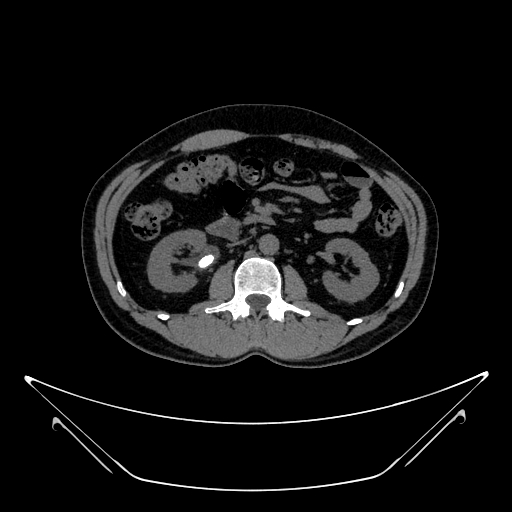
%> input picture codekidneySTONE/kidneyStonedataset(CT images)/Stone- (10).jpg, 512 x 512 px
$ octave --eval "result = ZOAclass(imread('../kidneyStonedataset(CT images)/Stone- (10).jpg'));"   (GNU Octave 9; MATLAB toolbox functions it lacks are replaced by stand-ins)
%> lines starting %> are read from the running program, lines starting %| are printed output that depends on the picture; in (x1, y1, x2, y2) boxes, pixels count from 0 and x2, y2 are one past the last pixel; in counts of white or black regions, pixels touching at a corner belong together; the program's own positions count from 1
function[abnormal,abnormalOutlineInserted,max_area]=ZOAclass(inp)
inp = uint8(inp);
%> inp is the input picture: size 512x512x3 uint8; min 0, max 255, mean 18.8
inp=imresize(inp,[256,256]);
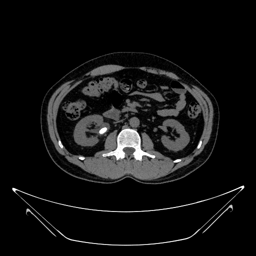
%> inp: size 256x256x3 uint8; min 0, max 255, mean 18.9
if size(inp,3)>1
    inp=rgb2gray(inp);
%> inp: size 256x256 uint8
end
sout=imresize(inp,[256,256]);
t0=60;
th=t0+((max(inp(:))+min(inp(:)))./2);
%> th = 188
for i=1:1:size(inp,1)
    for j=1:1:size(inp,2)
        if inp(i,j)>th
            sout(i,j)=1;
        else
            sout(i,j)=0;
        end
    end
end
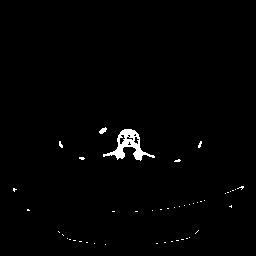
%> sout: size 256x256 uint8; values 0 (black) and 1 (white), 1.1% white; 45 white regions (43 under 20 px)

sout=imresize(inp,[256,256]);
t0=60;
th=t0+((max(inp(:))+min(inp(:)))./2);
for i=1:1:size(inp,1)
    for j=1:1:size(inp,2)
        if inp(i,j)>th
            sout(i,j)=1;
        else
            sout(i,j)=0;
        end
    end
end

label=bwlabel(sout);
%> label: size 256x256 double; 46 distinct labels, from 0 to 45
stats=regionprops(logical(sout),'Solidity','Area','BoundingBox');
%> stats = 45 regions; largest, box (x1, y1, x2, y2), Area and Solidity: (103, 129, 155, 161) 558 0.525, (99, 127, 107, 134) 33 0.917, (59, 141, 63, 148) 18 0.857, (198, 141, 202, 148) 17 0.85, (79, 157, 85, 160) 14 0.933
density=[stats.Solidity];
%> density = 45 values, max 1 at index 2, min 0.525 at index 14, mean 0.96
area=[stats.Area];
%> area = 45 values, max 558 at index 14, min 1 at index 6, mean 16.62
high_dense_area=density>0.6;
%> high_dense_area = 45 logical values, 44 true
max_area=max(area(high_dense_area));
%> max_area = 33
abnormal_label=find(area==max_area);
%> abnormal_label = 13
abnormal=ismember(label,abnormal_label);
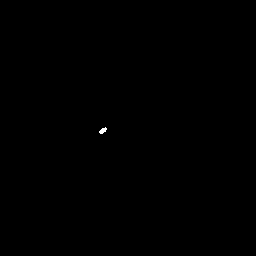
%> abnormal: size 256x256 logical; 0.05% white; 1 white region

if max_area>100
    h = msgbox('Kindney disease present!!','Abnormalities detected','error');
   disp('Kindney disease present');
else if max_area>50
    h = msgbox('kidney disease may occur in Future!!','No abnormalities present now','warn');
    disp('kidney disease may occur in Future');

    else
        h = msgbox('No possible symptoms for kidney disease in Future!!','No abnormalities present');
    disp('No possible symptoms for kidney disease in Future');
    end
end

box = stats(abnormal_label);
%> box = 1 region; box (x1, y1, x2, y2), Area and Solidity: (99, 127, 107, 134) 33 0.917
wantedBox = box.BoundingBox;
%> wantedBox = [99.5 127.5 8 7]
dilationAmount = 5;
rad = floor(dilationAmount);
[r,c] = size(abnormal);
%> r = 256; c = 256
filledImage = imfill(abnormal, 'holes');

for i=1:r
   for j=1:c
       x1=i-rad;
       x2=i+rad;
       y1=j-rad;
       y2=j+rad;
       if x1<1
           x1=1;
       end
       if x2>r
           x2=r;
       end
       if y1<1
           y1=1;
       end
       if y2>c
           y2=c;
       end
       erodedImage(i,j) = min(min(filledImage(x1:x2,y1:y2)));
   end
end
%> erodedImage: size 256x256 logical; every value is 0
abnormalOutline=abnormal;
abnormalOutline(erodedImage)=0;
rgb = inp(:,:,[1 1 1]);
red = rgb(:,:,1);
red(abnormalOutline)=255;
%> red: size 256x256 uint8; min 0, max 255, mean 18.9; mean of the top-left, top-right, bottom-left and bottom-right quarters 14.5, 13.4, 23.4, 24.2
green = rgb(:,:,2);
green(abnormalOutline)=0;
%> green: size 256x256 uint8; min 0, max 255, mean 18.7
blue = rgb(:,:,3);
blue(abnormalOutline)=0;
abnormalOutlineInserted(:,:,1) = red;
abnormalOutlineInserted(:,:,2) = green;
abnormalOutlineInserted(:,:,3) = blue;

$ run again, on codekidneySTONE/kidneyStonedataset(CT images)/Stone- (1017).jpg
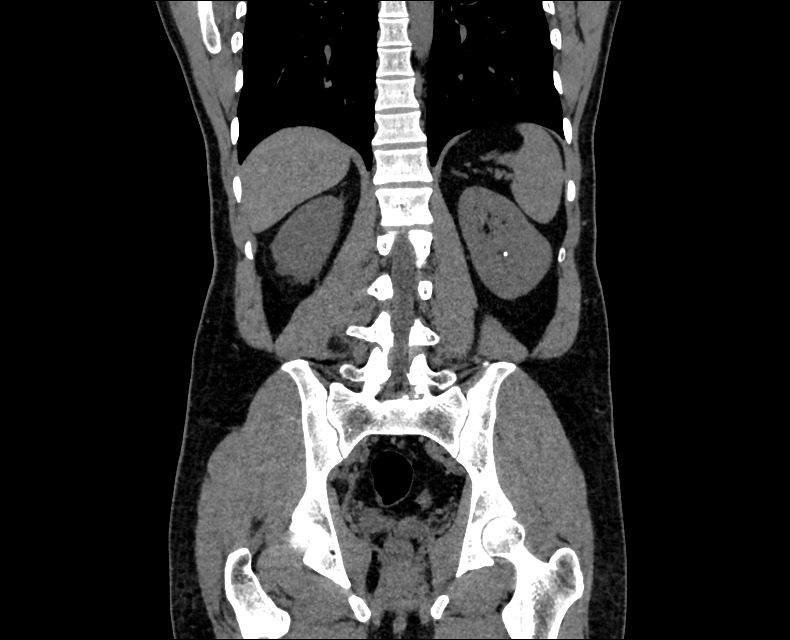
%> input picture codekidneySTONE/kidneyStonedataset(CT images)/Stone- (1017).jpg, 790 x 640 px
%> in ZOAclass, inp is the input picture: size 640x790x3 uint8; min 0, max 255, mean 50.6
%> th = 188
%> after the loop in ZOAclass, `for i=1:1:size(inp,1)`:
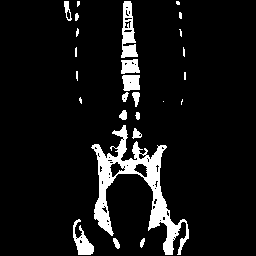
%> sout: size 256x256 uint8; values 0 (black) and 1 (white), 8% white; 26 white regions (12 under 20 px)
%> label: size 256x256 double; 27 distinct labels, from 0 to 26
%> stats = 26 regions; largest, box (x1, y1, x2, y2), Area and Solidity: (91, 125, 189, 255) 3234 0.345, (121, 1, 138, 58) 557 0.757, (73, 219, 94, 255) 349 0.679, (122, 75, 140, 91) 251 0.916, (121, 59, 140, 74) 223 0.861
%> density = 26 values, max 1 at index 4, min 0.345 at index 9, mean 0.873
%> area = 26 values, max 3234 at index 9, min 1 at index 20, mean 201.5
%> high_dense_area = 26 logical values, 25 true
%> max_area = 557
%> abnormal_label = 12
%> abnormal: size 256x256 logical; 0.85% white; 1 white region
%> box = 1 region; box (x1, y1, x2, y2), Area and Solidity: (121, 1, 138, 58) 557 0.757
%> wantedBox = [121.5 1.5 17 57]
%> filledImage: size 256x256 logical; 0.94% white; 1 white region, box (x1, y1, x2, y2) and area: (121, 1, 138, 58) 615
%> abnormalOutline: size 256x256 logical; 0.84% white; 1 white region, box (x1, y1, x2, y2) and area: (121, 1, 138, 58) 549
%> red: size 256x256 uint8; min 0, max 255, mean 50.8
%> in ZOAclass, `green(abnormalOutline)=0;`:
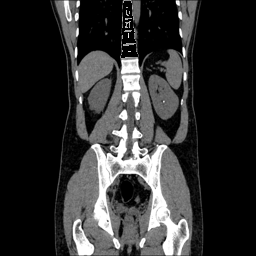
%> green: size 256x256 uint8; min 0, max 255, mean 48.6
